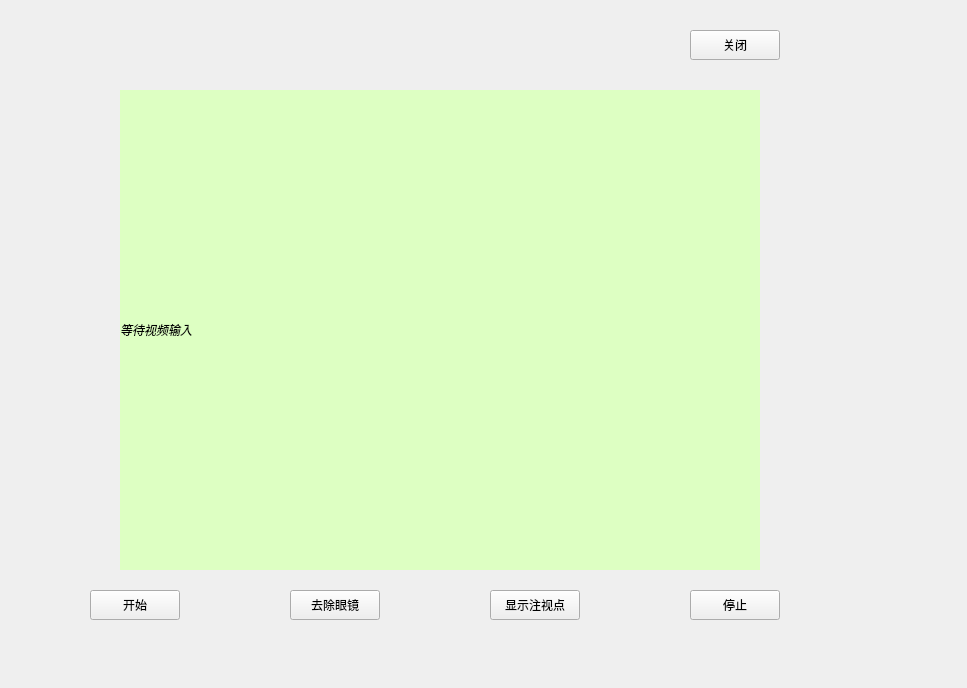
<?xml version="1.0" encoding="UTF-8"?>
<ui version="4.0">
 <class>EyetrackForm</class>
 <widget class="QWidget" name="EyetrackForm">
  <property name="geometry">
   <rect>
    <x>0</x>
    <y>0</y>
    <width>967</width>
    <height>688</height>
   </rect>
  </property>
  <property name="minimumSize">
   <size>
    <width>967</width>
    <height>688</height>
   </size>
  </property>
  <property name="windowTitle">
   <string>Form</string>
  </property>
  <widget class="QPushButton" name="btn_show_cursor">
   <property name="geometry">
    <rect>
     <x>490</x>
     <y>590</y>
     <width>90</width>
     <height>30</height>
    </rect>
   </property>
   <property name="text">
    <string>显示注视点</string>
   </property>
  </widget>
  <widget class="QPushButton" name="stop">
   <property name="geometry">
    <rect>
     <x>690</x>
     <y>590</y>
     <width>90</width>
     <height>30</height>
    </rect>
   </property>
   <property name="text">
    <string>停止</string>
   </property>
  </widget>
  <widget class="QPushButton" name="btn_start">
   <property name="geometry">
    <rect>
     <x>90</x>
     <y>590</y>
     <width>90</width>
     <height>30</height>
    </rect>
   </property>
   <property name="text">
    <string>开始</string>
   </property>
  </widget>
  <widget class="QPushButton" name="btn_remove_glass">
   <property name="geometry">
    <rect>
     <x>290</x>
     <y>590</y>
     <width>90</width>
     <height>30</height>
    </rect>
   </property>
   <property name="text">
    <string>去除眼镜</string>
   </property>
  </widget>
  <widget class="QLabel" name="btn_label">
   <property name="geometry">
    <rect>
     <x>120</x>
     <y>90</y>
     <width>640</width>
     <height>480</height>
    </rect>
   </property>
   <property name="styleSheet">
    <string notr="true">background-color:rgb(221, 255, 194);</string>
   </property>
   <property name="text">
    <string>&lt;html&gt;&lt;head/&gt;&lt;body&gt;&lt;p&gt;&lt;span style=&quot; font-style:italic;&quot;&gt;等待视频输入&lt;/span&gt;&lt;/p&gt;&lt;/body&gt;&lt;/html&gt;</string>
   </property>
   <property name="wordWrap">
    <bool>false</bool>
   </property>
  </widget>
  <widget class="QPushButton" name="btn_close">
   <property name="geometry">
    <rect>
     <x>690</x>
     <y>30</y>
     <width>90</width>
     <height>30</height>
    </rect>
   </property>
   <property name="text">
    <string>关闭</string>
   </property>
  </widget>
 </widget>
 <resources/>
 <connections>
  <connection>
   <sender>btn_close</sender>
   <signal>clicked()</signal>
   <receiver>EyetrackForm</receiver>
   <slot>close()</slot>
   <hints>
    <hint type="sourcelabel">
     <x>734</x>
     <y>44</y>
    </hint>
    <hint type="destinationlabel">
     <x>205</x>
     <y>166</y>
    </hint>
   </hints>
  </connection>
 </connections>
</ui>
